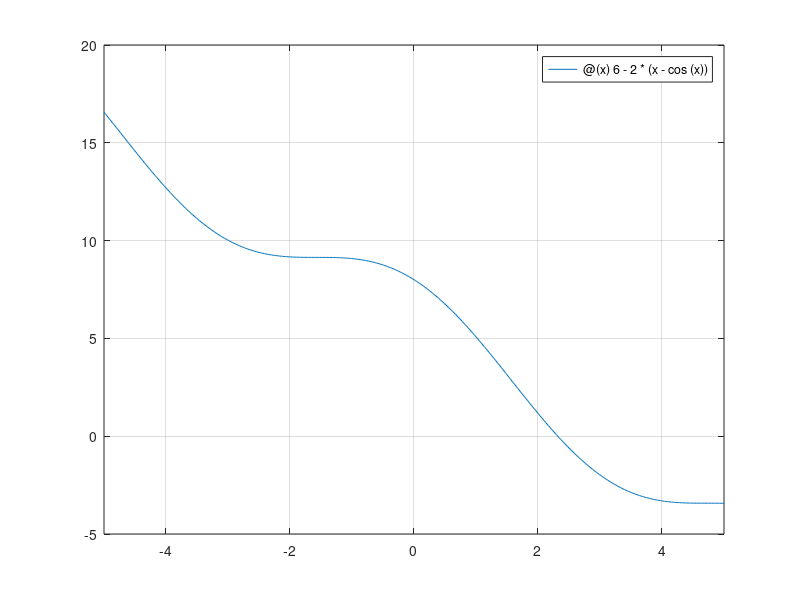

Write the MATLAB code that produced this figure.
f= @(x) 6- 2*(x-cos(x));
%fplot(f,[-5,5]
fplot(f,[-5,5])
grid
%plot shows that the solution between a,b
a = 2;
b = 3;
n = 20;
tol = 0.001;
fa= f(a);
fb = f(b);
if fa*fb>0
    disp('Error: the function has the same sign a point a and b')
else
    disp('Iteration   a          b          p         f[p)')
    for i = 1:n
        p = (a+b)/2;
        toli = (b-a)/2;
        fp = f(p);
       % fprintf('%5i %13.6f  %9.6f %9.6f %10.6f\n',i ,a ,b,c,f(c))
        fprintf('%5i %13.6f  %9.6f %9.6f %10.6f\n',i,a,b,p,fp)
        if fp ==0
            fprintf('An exact solution x = %11.6f was found',p);
            break
        end
        if toli<tol
            break;
        end
        if i==n
            fprinf('Solution was not obtained in %i iterations',n);
            break
        end
        if f(a)*fp<0
            b = p;
        else a = p;
        end
    end
end
